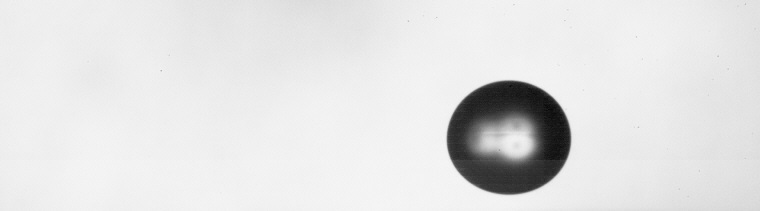
%> input picture Bottom_Curvature_Calculate/raw_picture.jpg, 760 x 211 px
$ octave Elliptical_Droplet_Edge_detect.m   (GNU Octave 9; MATLAB toolbox functions it lacks are replaced by stand-ins)
%> lines starting %> are read from the running program, lines starting %| are printed output that depends on the picture; in (x1, y1, x2, y2) boxes, pixels count from 0 and x2, y2 are one past the last pixel; in counts of white or black regions, pixels touching at a corner belong together; the program's own positions count from 1
clc
clear all;
close all;
%检测椭圆边界曲线并且拟合底部图片
I= imread('raw_picture.jpg');
%> I is the input picture: size 211x760x3 uint8; min 6, max 246, mean 225.7
m=size(I,1);
%> m = 211
n=size(I,2);
%> n = 760
I=rgb2gray(I);
%> I: size 211x760 uint8
t=graythresh(I);
%> t = 0.573
I_bw=imbinarize(I,t);
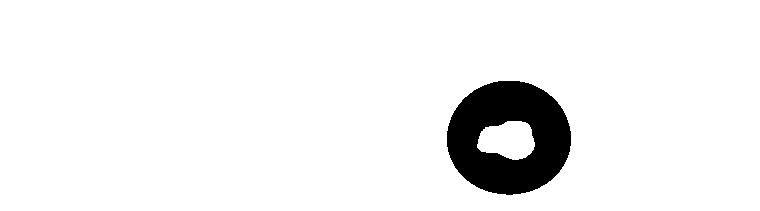
%> I_bw: size 211x760 logical; 94.1% white; 1 black region, box (x1, y1, x2, y2) and area: (447, 81, 571, 195) 9435
I_open=bwareaopen(I_bw,2000);
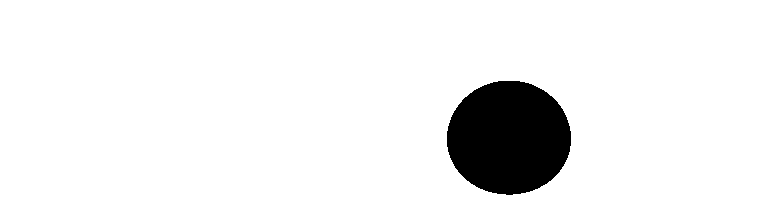
%> I_open: size 211x760 logical; 93.1% white; 1 black region, box (x1, y1, x2, y2) and area: (447, 81, 571, 195) 11132
I_edge=edge(I_open,'Canny',0.8);
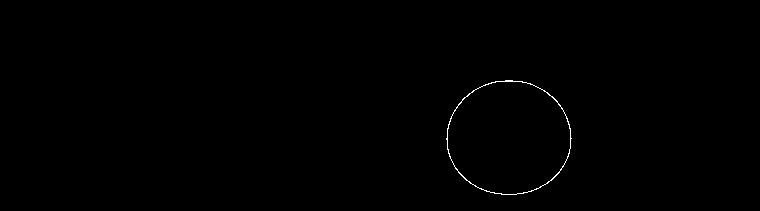
%> I_edge: size 211x760 logical; 0.27% white in thin lines or dots, all inside (x1, y1, x2, y2) = (446, 80, 572, 195)
[B,L]=bwboundaries(I_edge,'noholes');
%> B = 1 boundary; box (x1, y1, x2, y2) and points: (446, 80, 572, 195) 341

figure(1);
subplot(221)
imshow(I);
title('Raw image');

subplot(222)
imshow(I_bw);
title('Binarize image');

subplot(223)
imshow(I_open)
title('High light kill')

subplot(224)
imshow(I_edge)
title('Edge detect')

%将灰度图转化为彩色图
I_red(:,:,1)=I;
I_red(:,:,2)=I;
I_red(:,:,3)=I;

location=cell2mat(B(1,1)); % 边界点的坐标
%> location = 341 rows, first 12: [139 447; 138 448; 137 448; 136 448; 135 448; 134 448; 133 448; 132 448; 131 448; 130 448; 129 448; 128 449]
for i=1:size(location,1)
        I_red(location(i,1),location(i,2),1)=255;
        I_red(location(i,1),location(i,2),2)=0;
        I_red(location(i,1),location(i,2),3)=0;
end
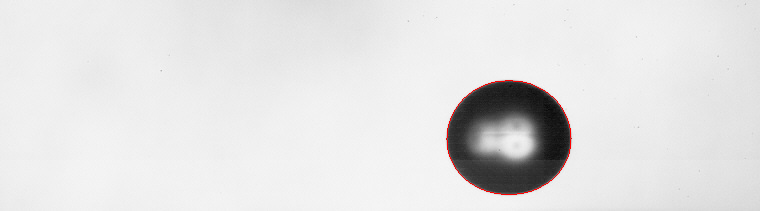
%> I_red: size 211x760x3 uint8; 0.21% of pixels changed, all inside (x1, y1, x2, y2) = (446, 80, 572, 195)
figure(2);
imshow(I_red)

%x方向直径与y方向直径（像素点数）
D_x=max(location(:,1))-min(location(:,1))+1;
%> D_x = 115
D_y=max(location(:,2))-min(location(:,2))+1;
%> D_y = 126

%取液滴直径的下半部分边界点进行拟合
y_mid=ceil((max(location(:,2))+min(location(:,2)))/2);
%> y_mid = 510
location_bottom_half=[];
for i=1:size(location,1)
    if location(i,2)>=y_mid
        location_bottom_half=[location_bottom_half;location(i,:)];
    end
end
%> after the loop, location_bottom_half = 170 rows, first 12: [81 510; 81 511; 81 512; 81 513; 82 514; 82 515; 82 516; 82 517; 82 518; 82 519; 82 520; 82 521]
figure(3)
plot(location_bottom_half(:,1),location_bottom_half(:,2),'g*')
title('bottom half drop')

%拟合边界点
[p,S]=polyfit(location_bottom_half(:,1),location_bottom_half(:,2),6);
%> p = [-2.17e-09 1.8e-06 -0.000613 0.11 -11.09 589.1 -12407.9]; S = {df 163, normr 20.51}
fitval=polyval(p,location_bottom_half(:,1));
%> fitval = 170 values, max 572.1 at index 86, min 514.2 at index 1, mean 548.1
hold on;
plot(location_bottom_half(:,1),fitval,'r','linewidth',2)
legend('original point','fit line')
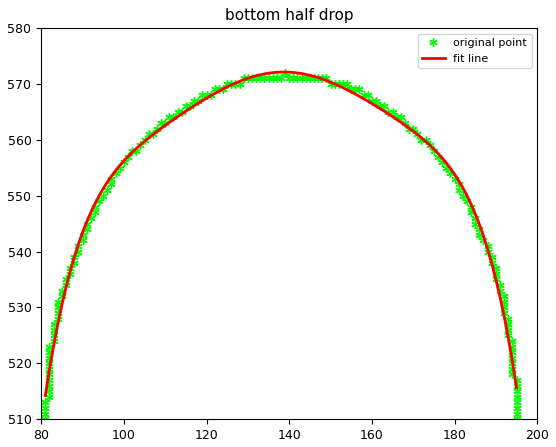
%> figure redrawn from the program's plot data
hold off
dp=polyder(p);
%> dp = [-1.3e-08 8.98e-06 -0.00245 0.331 -22.18 589.1]
dpp=polyder(dp);
%> dpp = [-6.51e-08 3.59e-05 -0.00736 0.663 -22.18]
R=abs(((1+polyval(dp,location_bottom_half(:,1)).^2).^1.5)./polyval(dpp,location_bottom_half(:,1)));
%> R = 170 values, max 266.3 at index 163, min 32.36 at index 126, mean 109.9
figure(4)
plot(location_bottom_half(:,1),R,'bD')
%> (this line was passed over: plot is not available in this run)
xlabel('坐标像素位置')
ylabel('曲率半径大小（像素点）')
